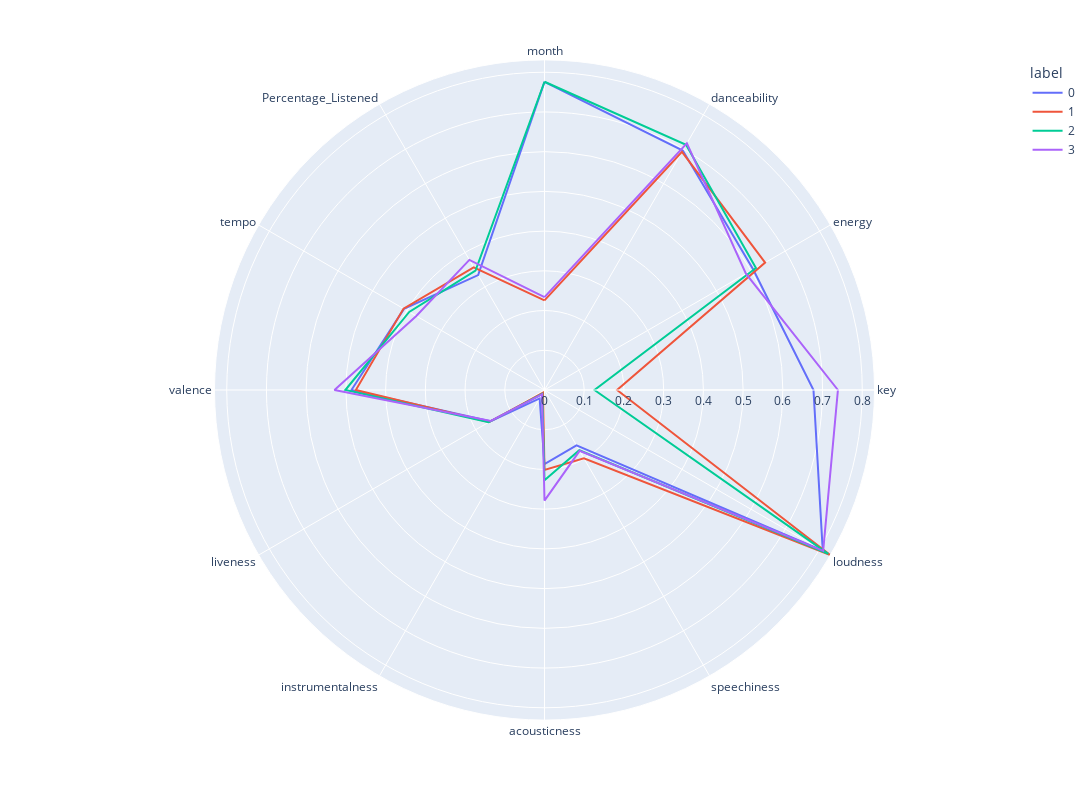

Notebook code cell kept with this figure:
### Code cell
clusters=pd.DataFrame(X,columns=df.columns)
clusters['label']=kmeans.labels_
polar=clusters.groupby("label").mean().reset_index()
polar=pd.melt(polar,id_vars=["label"])
fig = px.line_polar(polar, r="value", theta="variable", color="label", line_close=True,height=800,width=1400)
fig.show()

### Figure 1 — Plotly figure (JSON) as saved in the notebook; plotly's stock layout.template omitted (floating-point values rounded to 4 significant figures)
{"data": [{"hovertemplate": "label=0<br>value=%{r}<br>variable=%{theta}<extra></extra>", "legendgroup": "0", "line": {"color": "#636efa", "dash": "solid"}, "marker": {"symbol": "circle"}, "mode": "lines", "name": "0", "r": [0.7756, 0.6962, 0.6068, 0.6772, 0.8089, 0.161, 0.1867, 0.02452, 0.1579, 0.486, 0.4085, 0.3342, 0.7756], "showlegend": true, "subplot": "polar", "theta": ["month", "danceability", "energy", "key", "loudness", "speechiness", "acousticness", "instrumentalness", "liveness", "valence", "tempo", "Percentage_Listened", "month"], "type": "scatterpolar"}, {"hovertemplate": "label=1<br>value=%{r}<br>variable=%{theta}<extra></extra>", "legendgroup": "1", "line": {"color": "#EF553B", "dash": "solid"}, "marker": {"symbol": "circle"}, "mode": "lines", "name": "1", "r": [0.2256, 0.6922, 0.6414, 0.1827, 0.8308, 0.1984, 0.2011, 0.007495, 0.1612, 0.4749, 0.4098, 0.3565, 0.2256], "showlegend": true, "subplot": "polar", "theta": ["month", "danceability", "energy", "key", "loudness", "speechiness", "acousticness", "instrumentalness", "liveness", "valence", "tempo", "Percentage_Listened", "month"], "type": "scatterpolar"}, {"hovertemplate": "label=2<br>value=%{r}<br>variable=%{theta}<extra></extra>", "legendgroup": "2", "line": {"color": "#00cc96", "dash": "solid"}, "marker": {"symbol": "circle"}, "mode": "lines", "name": "2", "r": [0.776, 0.7127, 0.6146, 0.1258, 0.8249, 0.1751, 0.2274, 0.01135, 0.1626, 0.5014, 0.3932, 0.3472, 0.776], "showlegend": true, "subplot": "polar", "theta": ["month", "danceability", "energy", "key", "loudness", "speechiness", "acousticness", "instrumentalness", "liveness", "valence", "tempo", "Percentage_Listened", "month"], "type": "scatterpolar"}, {"hovertemplate": "label=3<br>value=%{r}<br>variable=%{theta}<extra></extra>", "legendgroup": "3", "line": {"color": "#ab63fa", "dash": "solid"}, "marker": {"symbol": "circle"}, "mode": "lines", "name": "3", "r": [0.2338, 0.7169, 0.5855, 0.7387, 0.8101, 0.1769, 0.2783, 0.0127, 0.156, 0.5288, 0.3726, 0.3783, 0.2338], "showlegend": true, "subplot": "polar", "theta": ["month", "danceability", "energy", "key", "loudness", "speechiness", "acousticness", "instrumentalness", "liveness", "valence", "tempo", "Percentage_Listened", "month"], "type": "scatterpolar"}], "layout": {"height": 800, "legend": {"title": {"text": "label"}, "tracegroupgap": 0}, "margin": {"t": 60}, "polar": {"angularaxis": {"direction": "clockwise", "rotation": 90}, "domain": {"x": [0, 1], "y": [0, 1]}}, "width": 1400}}
